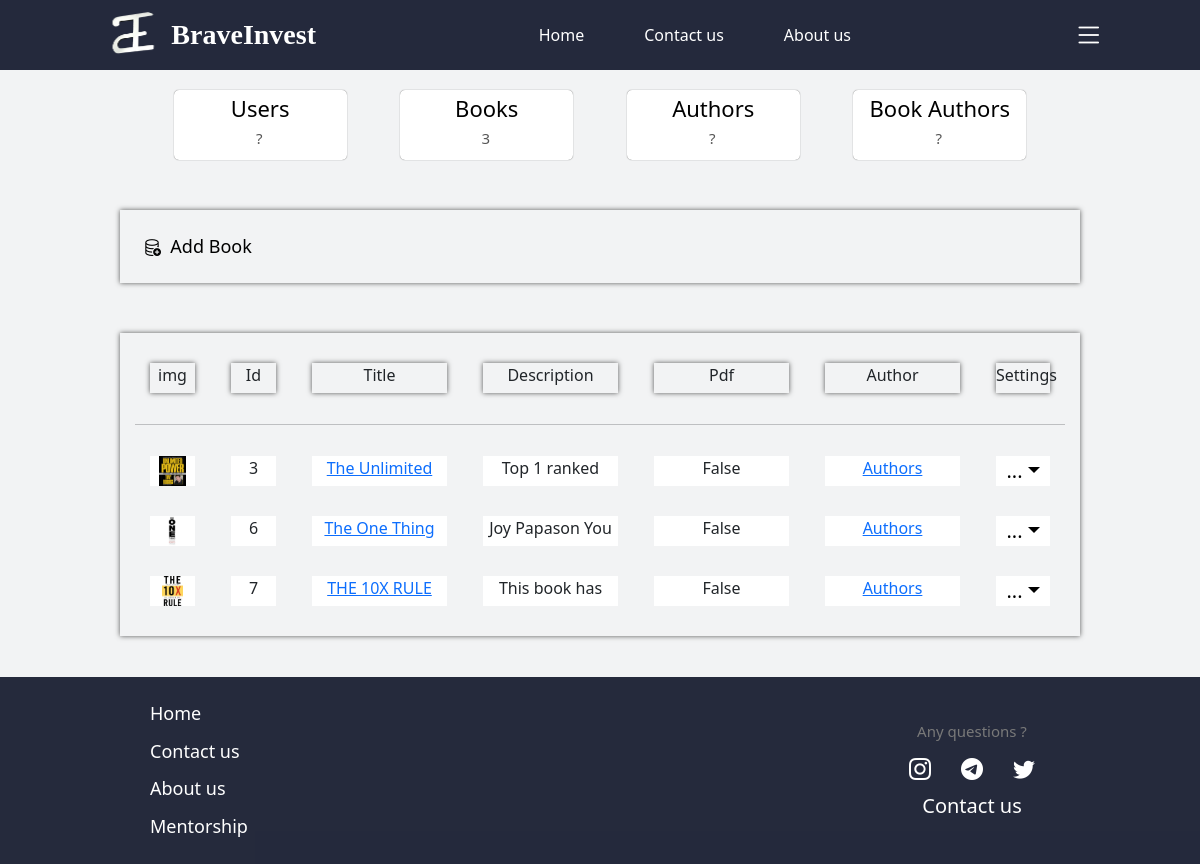
Screenshot of /users/staff/page/?table=books (signed in) with the database file from the repository.
### invest/models.py (models this page shows, shortened)
class Book(models.Model):
    title = models.CharField(max_length=200)
    cover_picture = models.ImageField()
    description = models.TextField()
    pdf = models.FileField(blank=True, null=True)

### invest/views.py (the view)
# urls.py: path("users/staff/page/", AdminPageView.as_view(), name="admin_page"),
class AdminPageView(View):
    def get(self, request):
        if request.user.is_staff:
            get_table = request.GET.get("table", "users")
            del_obj_value = None
            del_obj = None
            book_del_id = request.GET.get("delete-book", "")
            author_del_id = request.GET.get("delete-author", "")
            b_a_del_id = request.GET.get("delete-book-author", "")
            user_del_id = request.GET.get("delete-user", "")
            if book_del_id:
                del_obj_value = "books"
                try:
                    del_obj = Book.objects.get(id=book_del_id)
                except:
                    messages.warning(request, "No books found matching your search")
            elif author_del_id:
                del_obj_value = "authors"
                try:
                    del_obj = Author.objects.get(id=author_del_id)
                except:
                    messages.warning(request, "No authors found matching your search")
            elif b_a_del_id:
                del_obj_value = "book_authors"
                try:
                    del_obj = BookAuthor.objects.get(id=b_a_del_id)
                except:
                    messages.warning(request, "No book authors found matching your search")
            elif user_del_id:
                del_obj_value = "users"
                try:
                    del_obj = User.objects.get(id=user_del_id)
                except:
                    messages.warning(request, "No book authors found matching your search")
            if get_table == "users":
                table = User.objects.all()
                table_value = "users"
            elif get_table == "books":
                table = Book.objects.all()
                table_value = "books"
            elif get_table == "authors":
                table = Author.objects.all()
                table_value = "authors"
            elif get_table == "book_authors":
                table = BookAuthor.objects.all()
                table_value = "book_authors"
            else:
                table = ""
                table_value = ""
            return render(request, "admin_page.html", {"table":table, "table_value":table_value, "del_obj_value":del_obj_value, "del_obj": del_obj})
        else:
            return redirect("home")

### templates/admin_page.html (shortened to what this page needs)
{% extends 'base.html' %}
{% block content %}
<div class="admin-containner">
<div class="admin-boxes">
    <a class="admin-box" href="?table=users">
        <h3>Users</h3>
        <h6>{% if table_value == "users" %}{{ table.count }}{% else %}?{% endif %}</h6>
    </a>
    <a class="admin-box" href="?table=books">
        <h3>Books</h3>
        <h6>{% if table_value == "books" %}{{ table.count }}{% else %}?{% endif %}</h6>
    </a>
    <a class="admin-box" href="?table=authors">
        <h3>Authors</h3>
        <h6>{% if table_value == "authors" %}{{ table.count }}{% else %}?{% endif %}</h6>
    </a>
    <a class="admin-box" href="?table=book_authors">
        <h3>Book Authors</h3>
        <h6>{% if table_value == "book_authors" %}{{ table.count }}{% else %}?{% endif %}</h6>
    </a>
</div>
{% if table_value == "books" %}
<div class="admin-table admin-table-create">
    <a class="admin-table-line" href="{% url 'book_create' %}">
        <i class="bi bi-database-add"></i> &nbsp Add Book
    </a>
</div>
{% endif %}
<div class="admin-table">
    {% if table_value == "users" %}
    <div class="admin-table-line admin-table-glav-line">
        <div class="admin-table-column admin-table-column-image">
            img
        </div>
        <div class="admin-table-column admin-table-column-id">
            Id
        </div>
        <div class="admin-table-column">
            Username
        </div>
        <div class="admin-table-column">
            First Name
        </div>
        <div class="admin-table-column">
            Last Name
        </div>
        <div class="admin-table-column">
           Email
        </div>
        <div class="admin-table-column">
            Status
        </div>
        <div class="admin-table-column admin-table-column-settings ">
            Settings
        </div>
    </div>
    <hr>
        {% for user in table %}
            <div class="admin-table-line">
                <div class="admin-table-column admin-table-column-image">
                    {% if user.profile_picture %}
                        <img src="{{ user.profile_picture.url }}" alt="">
                    {% endif %}
                </div>
                <div class="admin-table-column admin-table-column-id">
                    {{ user.id }}
                </div>
                <div class="admin-table-column">
                    <a href="{% url 'profile' user.id %}">{{ user.username }}</a>
                </div>
                <div class="admin-table-column">
                    {{ user.first_name }}
                </div>
                <div class="admin-table-column">
                    {{ user.last_name }}
                </div>
                <div class="admin-table-column">
                   {{ user.email }}
                </div>
                <div class="admin-table-column">
                    {% if user.is_superuser %}
                        Super Admin
                    {% elif user.is_staff %}
                        Admin
                    {% else %}
                        Active
                    {% endif %}
                </div>
                <div class="admin-table-column admin-table-column-settings">
                    <div class="dropdown">
                        <a class="dropdown-toggle admin-table-set-link" type="button" data-bs-toggle="dropdown" aria-expanded="false">...</a>
                        <ul class="dropdown-menu">
                          <li><a class="dropdown-item" href="?delete-user={{ user.id }}">Delete</a></li>
                        </ul>
                      </div>
                </div>
            </div>
        {% endfor %}
    {% elif table_value == "books" %}
    <div class="admin-table-line admin-table-glav-line">
        <div class="admin-table-column admin-table-column-image">
            img
        </div>
        <div class="admin-table-column admin-table-column-id">
            Id
        </div>
        <div class="admin-table-column">
            Title
        </div>
        <div class="admin-table-column">
            Description
        </div>
        <div class="admin-table-column">
            Pdf
        </div>
        <div class="admin-table-column">
            Author
        </div>
        <div class="admin-table-column admin-table-column-settings ">
            Settings
        </div>
    </div>
    <hr>
        {% for book in table %}
            <div class="admin-table-line">
                <div class="admin-table-column admin-table-column-image">
                    {% if book.cover_picture %}
                        <img src="{{ book.cover_picture.url }}" alt="">
                    {% endif %}
                </div>
                <div class="admin-table-column admin-table-column-id">
                    {{ book.id }}
                </div>
                <div class="admin-table-column">
                    <a href="{% url 'books_detail' book.id%}">{{ book.title }}</a>
                </div>
                <div class="admin-table-column">
                    {{ book.description }}
                </div>
                <div class="admin-table-column">
                    {% if book.pdf %}
                        True
                    {% else %}
                        False
                    {% endif %}
                </div>
                <div class="admin-table-column">
                    <a href="?table=book_authors">Authors</a>
                </div>
                <div class="admin-table-column admin-table-column-settings ">
                    <div class="dropdown">
                        <a class="dropdown-toggle admin-table-set-link" type="button" data-bs-toggle="dropdown" aria-expanded="false">...</a>
                      </div>
                </div>
            </div>
        {% endfor %}
    {% endif %}
</div>
</div>
{% endblock content %}

### static/css/style.css (style rules this page uses)
html, body { height: 100%; background-color: #f2f3f4; }
.admin-containner { width: 80%; margin: 20px auto; }
.admin-boxes { display: flex; justify-content: space-evenly; }
a.admin-box { text-align: center; text-decoration: none; color: black; width: 18%; background-color: white; padding: 5px 0; border-radius: 5px; box-shadow: 0px 0px 1px 0px #555; }
a.admin-box h3 { font-size: 22px; }
.admin-box h6 { color: #555; letter-spacing: 2px; font-size: 15px; }
.admin-table { box-shadow: 0px 0px 5px 0px #555; margin-top: 50px; padding: 15px; }
.admin-table-line { display: flex; padding: 15px; transition: 0.3s; cursor: pointer; justify-content: space-between; }
.admin-table-column { width: 15%; height: 30px; text-align: center; overflow: auto; background-color: white; }
.admin-table-glav-line .admin-table-column { box-shadow: 0 0 5px 0 #555; background: none; }
.admin-table-column-id { width: 5%; }
.admin-table-column-image { width: 5%; }
.admin-table-column-image img { height: 100%; }
.admin-table-column-settings { width: 6%; overflow: unset; }
a.admin-table-set-link { color: black; font-size: 20px; text-decoration: none; }
.admin-table-create { padding: 8px; }
.admin-table-create a.admin-table-line { text-decoration: none; color: black; justify-content: unset; font-size: 18px; }

### rows the page displays
Book: cover_picture (picture), id "3", title "The Unlimited…", description "Top 1 ranked…", pdf "False"
Book: cover_picture (picture), id "6", title "The One Thing", description "Joy Papason You…", pdf "False"
Book: cover_picture (picture), id "7", title "THE 10X RULE", description "This book has…", pdf "False"

### other values shown
{{ table.count }} "3"
